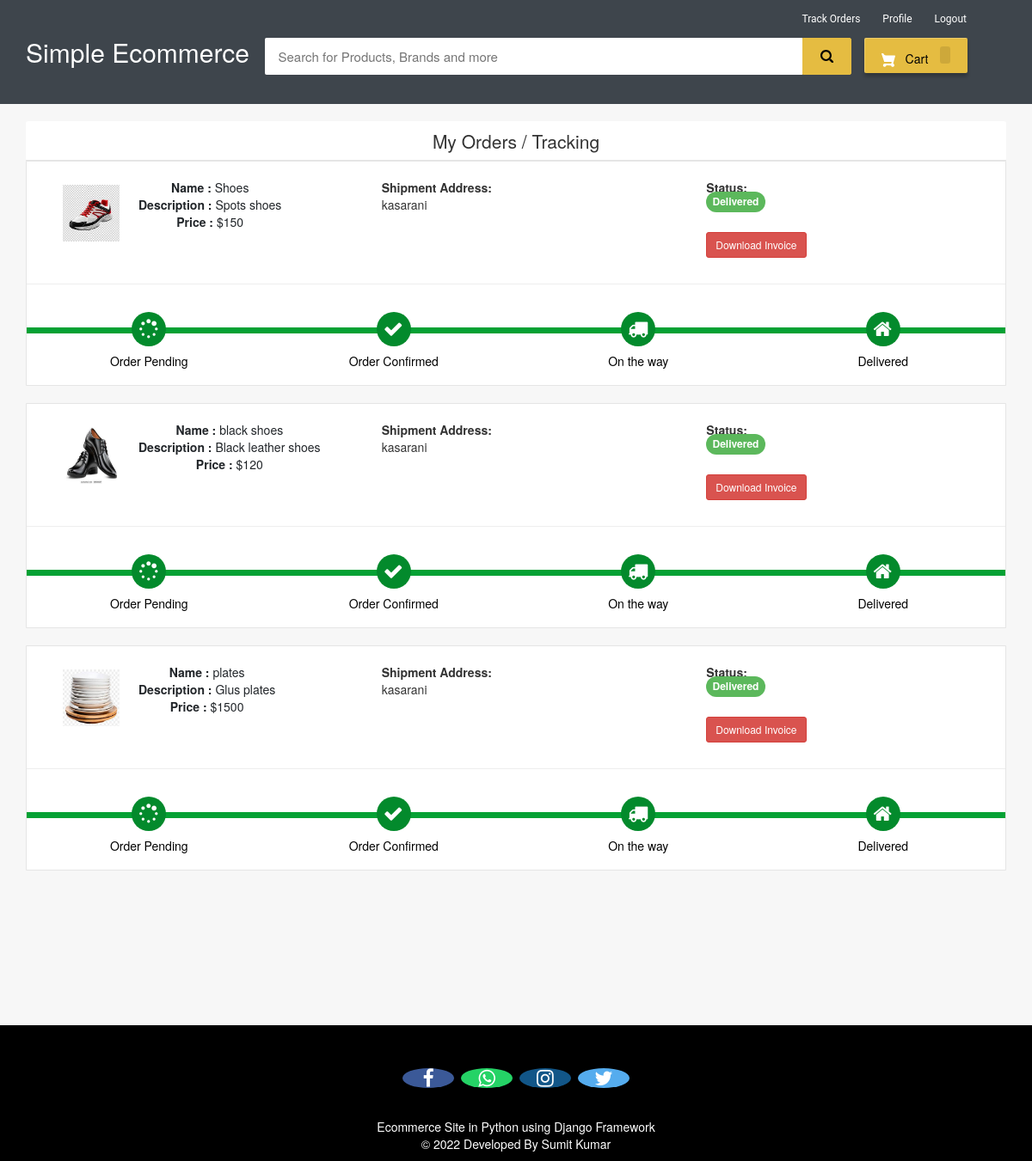
Page /my-order (signed in) on the committed database.
### ecom/models.py (models this page shows, shortened)
class Product(models.Model):
    name=models.CharField(max_length=40)
    product_image= models.ImageField(upload_to='product_image/',null=True,blank=True)
    price = models.PositiveIntegerField()
    description=models.CharField(max_length=40)

class Orders(models.Model):
    STATUS =(
        ('Pending','Pending'),
        ('Order Confirmed','Order Confirmed'),
        ('Out for Delivery','Out for Delivery'),
        ('Delivered','Delivered'),
    )
    customer=models.ForeignKey('Customer', on_delete=models.CASCADE,null=True)
    product=models.ForeignKey('Product',on_delete=models.CASCADE,null=True)
    email = models.CharField(max_length=50,null=True)
    address = models.CharField(max_length=500,null=True)
    mobile = models.CharField(max_length=20,null=True)
    order_date= models.DateField(auto_now_add=True,null=True)
    status=models.CharField(max_length=50,null=True,choices=STATUS)

### ecom/views.py (the view)
# urls.py: path('my-order', views.my_order_view,name='my-order'),
@login_required(login_url='customerlogin')
@user_passes_test(is_customer)
def my_order_view(request):
    customer=models.Customer.objects.get(user_id=request.user.id)
    orders=models.Orders.objects.all().filter(customer_id = customer)
    ordered_products=[]
    for order in orders:
        ordered_product=models.Product.objects.all().filter(id=order.product.id)
        ordered_products.append(ordered_product)
    return render(request,'ecom/my_order.html',{'data':zip(ordered_products,orders)})

### ecom/views.py (called while the page is built)
def is_customer(user):
    return user.groups.filter(name='CUSTOMER').exists()

### templates/ecom/my_order.html (shortened to what this page needs)
{% extends 'ecom/customer_base.html' %}
{% load static %}
{% block content %}
<br>
<div class="container">
    <header class="card-header" style="text-align:center; font-size: 21px"> My Orders / Tracking </header>
    {% for products,order in data %}
    <article class="card">
        <div class="card-body">
            <ul class="row" style="margin-left:20px;margin-top:20px;">
                <li class="col-md-4">
                  <figure class="itemside mb-3">
                    {%for product in products%}
                      <div class="aside"><img src="{% static product.product_image.url %}" class="img-sm border"></div>
                      <figcaption class="info align-self-center">
                          <p class="title"><strong>Name : </strong>{{product.name}} <br> <strong>Description : </strong>{{product.description}} <br> <strong>Price : </strong>${{product.price}}</p>
                      </figcaption>
                  </figure>
                </li>
                <li class="col-md-4">
                    <div class="col"> <strong>Shipment Address:</strong> <br> {{order.address}}</div>
                </li>
                <li class="col-md-4">
                    <div class="col"> <strong>Status:</strong> <br>
                        {% if order.status == 'Pending'%}
                        <td> <span class="label label-info" style="font-size: 12px; border-radius: 30px;">{{order.status}}</span></td>
                        {% elif order.status == 'Delivered' %}
                        <td> <span class="label label-success" style="font-size: 12px; border-radius: 30px;">{{order.status}}</span></td>
                        {% elif order.status == 'Out for Delivery' %}
                        <td> <span class="label label-default" style="font-size: 12px; border-radius: 30px;">{{order.status}}</span></td>
                        {%else%}
                          <td> <span class="label label-primary" style="font-size: 12px; border-radius: 30px;">{{order.status}}</span></td>
                        {%endif%}
                    </div> <br>
                    <h4><a style="text-decoration:none;" href="{% url 'download-invoice' order.id product.id  %}" ><button class="btn btn-danger btn-sm">Download Invoice</button></a></h4>
                </li>
                {%endfor%}
            </ul>
            <hr>
            <div class="track">
                {%if order.status == 'Pending' %}
                <div class="step active"> <span class="icon"> <i style="padding-top:3px; padding-right:25px;" class="fa fa-spinner"></i> </span> <span class="text">Order Pending</span> </div>
                <div class="step "> <span class="icon"> <i style="padding-top:3px; padding-right:25px;" class="fa fa-check"></i> </span> <span class="text"> Order Confirmed</span> </div>
                <div class="step "> <span class="icon"> <i style="padding-top:3px; padding-right:25px;" class="fa fa-truck"></i> </span> <span class="text"> On the way </span> </div>
                <div class="step "> <span class="icon"> <i style="padding-top:3px; padding-right:25px;" class="fa fa-home"></i> </span> <span class="text">Delivered</span> </div>
                {%else%}
                <div class="step active"> <span class="icon"> <i style="padding-top:3px; padding-right:25px;" class="fa fa-spinner"></i> </span> <span class="text">Order Pending</span> </div>
                <div class="step active"> <span class="icon"> <i style="padding-top:3px; padding-right:25px;" class="fa fa-check"></i> </span> <span class="text"> Order Confirmed</span> </div>
                <div class="step active"> <span class="icon"> <i style="padding-top:3px; padding-right:25px;" class="fa fa-truck"></i> </span> <span class="text"> On the way </span> </div>
                <div class="step active"> <span class="icon"> <i style="padding-top:3px; padding-right:25px;" class="fa fa-home"></i> </span> <span class="text">Delivered</span> </div>
                {%endif%}
            </div>
        </div>
    </article><br>
    {%endfor%}
</div>
<br><br><br><br><br>
{% endblock content %}

### templates/ecom/customer_base.html (shortened to what this page needs)
<html>
{% load static %}
<head>
<link rel="stylesheet" href="https://maxcdn.bootstrapcdn.com/bootstrap/3.3.0/css/bootstrap.min.css">
<link rel="stylesheet" href="https://maxcdn.bootstrapcdn.com/font-awesome/4.7.0/css/font-awesome.min.css">
</head>
<body>
<div id="navbar">
    <div class="container">
        <div class="row row1">
            <ul class="largenav pull-right">
                <li class="upper-links"><a class="links" href="/my-order">Track Orders</a></li>
                <li class="upper-links"><a class="links" href="/my-profile">Profile</a></li>
                <li class="upper-links"><a class="links" href="/logout">Logout</a></li>
            </ul>
        </div>
        <div class="row row2">
            <div class="col-sm-3">
                <h2 style="margin:0px;"><a style="text-decoration:none; color:white;" href="/"><span class="largenav">Simple Ecommerce </span></a></h2>
            </div>
            <div class="navbar-search smallsearch col-sm-7 col-xs-11">
              <form  action="/search" method="get">
                <div class="row"> <input class="navbar-input col-xs-11" type="search" placeholder="Search for Products, Brands and more" name="query" id="query">
                  <button class="navbar-button col-xs-1" type="submit">
                  </button>
                </div>
              </form>
            </div>
            <div class="cart1 largenav col-sm-2"> <a class="cart-button" href="/cart">  Cart <span class="item-number ">{{ product_count_in_cart }}</span> </a> </div>
        </div>
    </div>
</div>
{% block content %}
{% endblock content %}
<br><br><br>
<footer>
  <br>
  <p>
    <a href="#" class="fa fa-facebook"></a>
    <a href="#" class="fa fa-whatsapp"></a>
    <a href="#" class="fa fa-instagram"></a>
    <a href="#" class="fa fa-twitter"></a>
  </p>
  <br>
  <div class="container">
    <div class="row">
      <div class="col-md-12 col-sm-12">
        <div style="color:#ffffff;" class="wow fadeInUp footer-copyright">
          <p>Ecommerce Site in Python using Django Framework<br>
            &copy; 2022 Developed By Sumit Kumar </p>
        </div>
      </div>
    </div>
  </div>
</footer>
</body>
</html>

### templates/ecom/customer_base.html (style rules this page uses)
body { background-color: #f7f7f7; }
#navbar { background-color: #3e454c; color: black; }
.row1 { padding-top: 10px; padding-right: 50px }
.row2 { padding-bottom: 20px }
.navbar-input { padding: 11px 16px; border-radius: 2px 0 0 2px; border: 0 none; outline: 0 none; font-size: 15px }
.navbar-button { background-color: #e5bc41; border: 1px solid #e5bc41; border-radius: 0 2px 2px 0; color: #565656; padding: 10px 0; height: 43px; cursor: pointer }
.cart-button { background-color: #E5BC41; box-shadow: 0 4px 4px 0 rgba(0, 0, 0, .23), inset 1px 1px 0 0 hsla(0, 0%, 100%, .2); padding: 10px 0; text-align: center; height: 41px; border-radius: 2px; font-weight: 500; width: 120px; display: inline-block; color: #FFFFFF; text-decoration: none; color: inherit; border: none; outline: none }
.cart-svg { display: inline-block; width: 16px; height: 16px; vertical-align: middle; margin-right: 8px }
.item-number { border-radius: 3px; background-color: rgba(0, 0, 0, .1); height: 20px; padding: 3px 6px; font-weight: 500; display: inline-block; color: #fff; line-height: 12px; margin-left: 10px }
.upper-links { display: inline-block; padding: 0 11px; line-height: 23px; font-family: 'Roboto', sans-serif; letter-spacing: 0; color: inherit; border: none; outline: none; font-size: 12px }
.links { color: #fff; text-decoration: none }
.largenav { display: none }
.smallsearch { margin-left: 15px; margin-top: 15px }
footer { padding: 0px 0px 0px 0px; background-color: black; margin: 0px; }
.fa { font-size: 23px; width: 60px; text-align: center; text-decoration: none; margin: 5px 2px; border-radius: 50%; }
.fa-facebook { background: #3B5998; color: white; margin-top: 30px; }
.fa-whatsapp { background: #25d366; color: white; }
.fa-twitter { background: #55ACEE; color: white; }
.fa-instagram { background: #125688; color: white; }
p { text-align: center; }
@media screen and (min-width: 768px) { .largenav { display: block } }
@media screen and (min-width: 768px) { .smallsearch { margin: 0px } }

### templates/ecom/my_order.html (style rules this page uses)
body { background-color: #f7f7f7; }
.container { margin-top: 0px; margin-bottom: 0px }
.card { position: relative; display: -webkit-box; display: -ms-flexbox; display: flex; -webkit-box-orient: vertical; -webkit-box-direction: normal; -ms-flex-direction: column; flex-direction: column; min-width: 0; word-wrap: break-word; background-color: #fff; background-clip: border-box; border: 1px solid rgba(0, 0, 0, 0.1); border-radius: 0.10rem }
.card-header:first-child { border-radius: calc(0.37rem - 1px) calc(0.37rem - 1px) 0 0 }
.card-header { padding: 0.75rem 1.25rem; margin-bottom: 0; background-color: #fff; border-bottom: 1px solid rgba(0, 0, 0, 0.1) }
.track { position: relative; background-color: #ddd; height: 7px; display: -webkit-box; display: -ms-flexbox; display: flex; margin-bottom: 60px; margin-top: 50px }
.track .step { -webkit-box-flex: 1; -ms-flex-positive: 1; flex-grow: 1; width: 25%; margin-top: -18px; text-align: center; position: relative }
.track .step.active:before { background: #05a134 }
.track .step::before { height: 7px; position: absolute; content: ""; width: 100%; left: 0; top: 18px }
.track .step.active .icon { background: #038a2c; color: #fff }
.track .icon { display: inline-block; width: 40px; height: 40px; line-height: 40px; position: relative; border-radius: 100%; background: #ddd }
.track .step.active .text { font-weight: 400; color: #000 }
.track .text { display: block; margin-top: 7px }
.itemside { position: relative; display: -webkit-box; display: -ms-flexbox; display: flex; width: 100% }
.itemside .aside { position: relative; -ms-flex-negative: 0; flex-shrink: 0 }
.img-sm { width: 80px; height: 80px; padding: 7px }
ul.row, ul.row-sm { list-style: none; padding: 0 }
.itemside .info { padding-left: 15px; padding-right: 7px }
.itemside .title { display: block; margin-bottom: 5px; color: #212529 }
p { margin-top: 0; margin-bottom: 1rem }

### rows in the picture
Orders: address "kasarani", status "Delivered", shows "Order Pending"
Product: product_image (picture), name "Shoes", description "Spots shoes", price "150"
Orders: address "kasarani", status "Delivered", shows "Order Pending"
Product: product_image (picture), name "black shoes", description "Black leather shoes", price "120"
Orders: address "kasarani", status "Delivered", shows "Order Pending"
Product: product_image (picture), name "plates", description "Glus plates", price "1500"
